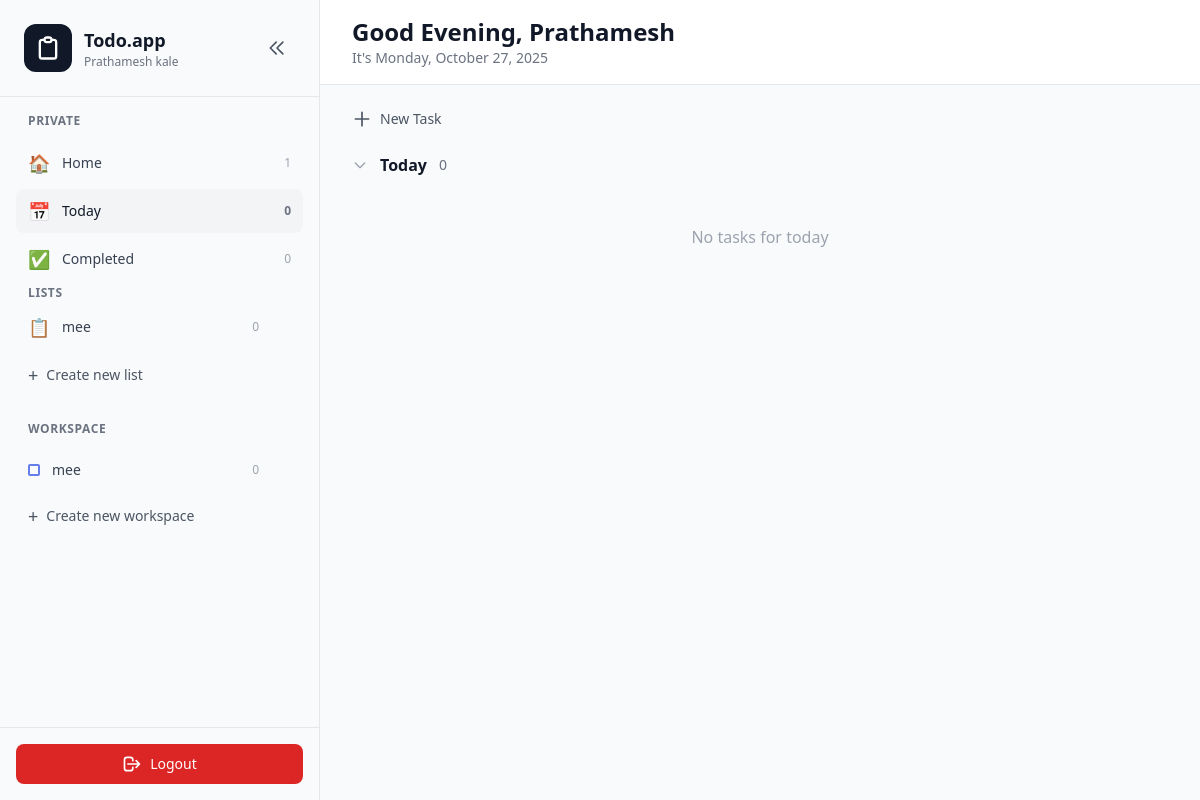
The app's page /today/ (signed in) with its own data.
### core/models.py (models this page shows, shortened)
class TaskList(models.Model):
    user = models.ForeignKey(User, on_delete=models.CASCADE, related_name='task_lists')
    name = models.CharField(max_length=100)
    icon = models.CharField(max_length=50, blank=True, null=True)
    color = models.CharField(max_length=7, default='#667eea')
    created_at = models.DateTimeField(auto_now_add=True)
    class Meta:
        ordering = ['created_at']

class Workspace(models.Model):
    user = models.ForeignKey(User, on_delete=models.CASCADE, related_name='workspaces')
    name = models.CharField(max_length=100)
    color = models.CharField(max_length=7, default='#667eea')
    created_at = models.DateTimeField(auto_now_add=True)
    class Meta:
        ordering = ['created_at']

### core/views.py (the view)
# urls.py: path('today/', views.today_tasks, name='today_tasks'),
@login_required(login_url='login')
def today_tasks(request):
    from datetime import date
    today = date.today()
    all_tasks = Todo.objects.filter(user=request.user)
    today_tasks = all_tasks.filter(due_date=today).order_by('completed', '-priority', 'created_at')
    completed_tasks = all_tasks.filter(completed=True)
    task_lists = TaskList.objects.filter(user=request.user)
    workspaces = Workspace.objects.filter(user=request.user)
    today_tasks_incomplete_count = all_tasks.filter(due_date=today, completed=False).count()
    context = {
        'today_tasks': today_tasks,
        'completed_tasks': completed_tasks,
        'all_tasks': all_tasks,
        'task_lists': task_lists,
        'workspaces': workspaces,
        'today_tasks_count': today_tasks_incomplete_count,
        'completed_tasks_count': completed_tasks.count(),
        'all_tasks_count': all_tasks.filter(completed=False).count(),
        'today_date': today,
    }
    return render(request, 'core/today.html', context)

### templates/core/today.html (shortened to what this page needs)
{% extends 'base.html' %}
{% block content %}
<main class="flex-1 flex flex-col overflow-hidden">
        <header class="bg-white border-b border-gray-200 px-8 py-4">
            <div class="flex items-center justify-between">
                <div>
                    <h1 id="greeting" class="text-2xl font-bold text-gray-900"></h1>
                    <p id="currentDate" class="text-sm text-gray-500"></p>
                </div>
            </div>
        </header>
        <div class="flex-1 overflow-y-auto bg-gray-50 px-8 py-6">
            <div class="mb-6">
                <button id="newTaskBtn" class="flex items-center space-x-2 text-sm text-gray-600 hover:text-gray-900 font-medium">
                    <svg class="w-5 h-5" fill="none" stroke="currentColor" viewBox="0 0 24 24">
                        <path stroke-linecap="round" stroke-linejoin="round" stroke-width="2" d="M12 4v16m8-8H4"></path>
                    </svg>
                    <span>New Task</span>
                </button>
            </div>
            <div class="mb-6">
                <div class="flex items-center space-x-3 mb-4">
                    <button class="text-gray-400 hover:text-gray-600">
                        <svg class="w-4 h-4" fill="none" stroke="currentColor" viewBox="0 0 24 24">
                            <path stroke-linecap="round" stroke-linejoin="round" stroke-width="2" d="M19 9l-7 7-7-7"></path>
                        </svg>
                    </button>
                    <h2 class="text-base font-semibold text-gray-900">Today</h2>
                    <span class="text-sm text-gray-500">{{ today_tasks.count }}</span>
                </div>
                <div class="space-y-2">
                    {% for task in today_tasks %}
                    <div class="group flex items-start space-x-3 bg-white rounded-lg p-4 hover:shadow-sm transition border-l-4" style="border-left-color: {{ task.color }};" data-task-id="{{ task.id }}">
                        <button class="mt-0.5 flex-shrink-0 toggle-task" data-task-id="{{ task.id }}">
                            {% if task.completed %}
                            <div class="w-5 h-5 rounded-full bg-gray-900 flex items-center justify-center">
                                <svg class="w-3 h-3 text-white" fill="none" stroke="currentColor" viewBox="0 0 24 24">
                                    <path stroke-linecap="round" stroke-linejoin="round" stroke-width="3" d="M5 13l4 4L19 7"></path>
                                </svg>
                            </div>
                            {% else %}
                            <div class="w-5 h-5 rounded-full border-2 border-gray-300 hover:border-gray-400 transition"></div>
                            {% endif %}
                        </button>
                        <div class="flex-1 min-w-0">
                            <p class="text-sm {% if task.completed %}text-gray-400 line-through{% else %}text-gray-900{% endif %}">
                                {{ task.title }}
                            </p>
                            {% if task.description %}
                            <p class="text-xs text-gray-500 mt-1">{{ task.description }}</p>
                            {% endif %}
                            {% if task.due_time %}
                            <p class="text-xs text-gray-400 mt-1">🕐 {{ task.due_time|time:"g:i A" }}</p>
                            {% endif %}
                        </div>
                        <button class="edit-task text-gray-400 hover:text-gray-600" data-task-id="{{ task.id }}">
                            <svg class="w-4 h-4" fill="none" stroke="currentColor" viewBox="0 0 24 24">
                                <path stroke-linecap="round" stroke-linejoin="round" stroke-width="2" d="M15.232 5.232l3.536 3.536m-2.036-5.036a2.5 2.5 0 113.536 3.536L6.5 21.036H3v-3.572L16.732 3.732z"></path>
                            </svg>
                        </button>
                        <button class="delete-task text-red-400 hover:text-red-600" data-task-id="{{ task.id }}">
                            <svg class="w-4 h-4" fill="none" stroke="currentColor" viewBox="0 0 24 24">
                                <path stroke-linecap="round" stroke-linejoin="round" stroke-width="2" d="M19 7l-.867 12.142A2 2 0 0116.138 21H7.862a2 2 0 01-1.995-1.858L5 7m5 4v6m4-6v6m1-10V4a1 1 0 00-1-1h-4a1 1 0 00-1 1v3M4 7h16"></path>
                            </svg>
                        </button>
                        {% if task.priority > 0 %}
                        <span class="text-xs px-2 py-1 rounded
                            {% if task.priority == 3 %}bg-red-100 text-red-700
                            {% elif task.priority == 2 %}bg-orange-100 text-orange-700
                            {% elif task.priority == 1 %}bg-yellow-100 text-yellow-700
                            {% else %}bg-gray-100 text-gray-500{% endif %}">
                            {% if task.priority == 3 %}Urgent
                            {% elif task.priority == 2 %}High
                            {% elif task.priority == 1 %}Medium
                            {% else %}Low{% endif %}
                        </span>
                        {% endif %}
                    </div>
                    {% empty %}
                    <div class="text-center py-8 text-gray-400">
                        <p>No tasks for today</p>
                    </div>
                    {% endfor %}
                </div>
            </div>
        </div>
    </main>
{% endblock %}

### templates/base.html (shortened to what this page needs)
<!DOCTYPE html>
<html lang="en">
<head>
    <script src="https://cdn.tailwindcss.com"></script>
</head>
<body class="bg-gray-900 text-white">
    <div class="flex h-screen bg-white overflow-hidden">
        <aside id="sidebar" class="w-80 md:w-80 bg-gray-50 border-r border-gray-200 flex flex-col transition-all duration-300 relative">
            <div class="p-6 border-b border-gray-200 flex items-center justify-between">
                <div class="flex items-center space-x-3 overflow-hidden">
                    <div class="w-12 h-12 bg-gray-900 rounded-xl flex items-center justify-center flex-shrink-0">
                        <svg class="w-7 h-7 text-white" fill="none" stroke="currentColor" viewBox="0 0 24 24">
                            <path stroke-linecap="round" stroke-linejoin="round" stroke-width="2" d="M9 5H7a2 2 0 00-2 2v12a2 2 0 002 2h10a2 2 0 002-2V7a2 2 0 00-2-2h-2M9 5a2 2 0 002 2h2a2 2 0 002-2M9 5a2 2 0 012-2h2a2 2 0 012 2"></path>
                        </svg>
                    </div>
                    <div class="sidebar-text">
                        <h1 class="text-lg font-semibold text-gray-900 whitespace-nowrap">Todo.app</h1>
                        <p class="text-xs text-gray-500 whitespace-nowrap">{{ user.first_name }} {{ user.last_name }}</p>
                    </div>
                </div>
                <button id="toggleSidebar" class="hidden md:block p-2 hover:bg-gray-200 rounded-lg transition flex-shrink-0">
                    <svg id="toggleIcon" class="w-5 h-5 text-gray-600" fill="none" stroke="currentColor" viewBox="0 0 24 24">
                        <path stroke-linecap="round" stroke-linejoin="round" stroke-width="2" d="M11 19l-7-7 7-7m8 14l-7-7 7-7"></path>
                    </svg>
                </button>
            </div>
            <div class="flex-1 overflow-y-auto py-4 px-4">
                <div class="mb-6">
                    <h3 class="sidebar-text text-xs font-semibold text-gray-500 uppercase tracking-wider px-3 mb-3">Private</h3>
                    <nav class="space-y-1">
                        <a href="{% url 'home' %}" class="flex items-center justify-between px-3 py-2 text-sm font-medium {% if request.resolver_match.url_name == 'home' %}bg-gray-100 text-gray-900{% else %}text-gray-700 hover:bg-gray-100{% endif %} rounded-lg transition group">
                            <div class="flex items-center space-x-3">
                                <span class="text-lg sidebar-icon">🏠</span>
                                <span class="sidebar-text">Home</span>
                            </div>
                            <span class="sidebar-count text-xs text-gray-400">{{ all_tasks_count|default:0 }}</span>
                        </a>
                        <a href="{% url 'today_tasks' %}" class="flex items-center justify-between px-3 py-2 text-sm font-medium {% if request.resolver_match.url_name == 'today_tasks' %}bg-gray-100 text-gray-900{% else %}text-gray-700 hover:bg-gray-100{% endif %} rounded-lg transition group">
                            <div class="flex items-center space-x-3">
                                <span class="text-lg sidebar-icon">📅</span>
                                <span class="sidebar-text">Today</span>
                            </div>
                            <span class="sidebar-count text-xs {% if request.resolver_match.url_name == 'today_tasks' %}text-gray-500 font-semibold{% else %}text-gray-400{% endif %}">{{ today_tasks_count|default:0 }}</span>
                        </a>
                        <a href="{% url 'completed_tasks' %}" class="flex items-center justify-between px-3 py-2 text-sm font-medium {% if request.resolver_match.url_name == 'completed_tasks' %}bg-gray-100 text-gray-900{% else %}text-gray-700 hover:bg-gray-100{% endif %} rounded-lg transition group">
                            <div class="flex items-center space-x-3">
                                <span class="text-lg sidebar-icon">✅</span>
                                <span class="sidebar-text">Completed</span>
                            </div>
                            <span class="sidebar-count text-xs text-gray-400">{{ completed_tasks_count|default:0 }}</span>
                        </a>
                    <h3 class="sidebar-text text-xs font-semibold text-gray-500 uppercase tracking-wider px-3 mb-3 ">Lists</h3>
                        {% for task_list in task_lists %}
                        <div class="relative flex items-center justify-between px-3 py-2 text-sm font-medium text-gray-700 rounded-lg hover:bg-gray-100 transition group ">
                            <a href="{% url 'task_list_view' task_list.id %}" class="flex items-center space-x-3 flex-1 min-w-0">
                                <span class="text-lg sidebar-icon flex-shrink-0">{{ task_list.icon|default:"📋" }}</span>
                                <span class="sidebar-text truncate">{{ task_list.name }}</span>
                            </a>
                            <div class="flex items-center gap-2 flex-shrink-0">
                                <span class="sidebar-count text-xs text-gray-400 group-hover:hidden">{{ task_list.tasks.count }}</span>
                                <div class="relative">
                                </div>
                            </div>
                        </div>
                        {% endfor %}
                        <button id="createListBtn" class="flex items-center space-x-2 px-3 py-2 text-sm font-medium text-gray-600 hover:text-gray-900 w-full">
                            <span class="text-lg sidebar-icon">+</span>
                            <span class="sidebar-text">Create new list</span>
                        </button>
                    </nav>
                </div>
                <div>
                    <h3 class="sidebar-text text-xs font-semibold text-gray-500 uppercase tracking-wider px-3 mb-3">Workspace</h3>
                    <nav class="space-y-1">
                        {% for workspace in workspaces %}
                        <div class="relative flex items-center justify-between px-3 py-2 text-sm font-medium text-gray-700 rounded-lg hover:bg-gray-100 transition group ">
                            <a href="{% url 'workspace_view' workspace.id %}" class="flex items-center space-x-3 flex-1 min-w-0">
                                <span class="w-3 h-3 rounded-sm border-2 flex-shrink-0 sidebar-icon" style="border-color: {{ workspace.color }}"></span>
                                <span class="sidebar-text truncate">{{ workspace.name }}</span>
                            </a>
                            <div class="flex items-center gap-2 flex-shrink-0">
                                <span class="sidebar-count text-xs text-gray-400 group-hover:hidden">{{ workspace.tasks.count }}</span>
                                <div class="relative">
                                </div>
                            </div>
                        </div>
                        {% endfor %}
                        <button id="createWorkspaceBtn" class="flex items-center space-x-2 px-3 py-2 text-sm font-medium text-gray-600 hover:text-gray-900 w-full">
                            <span class="text-lg sidebar-icon">+</span>
                            <span class="sidebar-text">Create new workspace</span>
                        </button>
                    </nav>
                </div>
            </div>
            <div class="p-4 border-t border-gray-200">
                <a href="{% url 'logout' %}" class="flex items-center justify-center space-x-2 w-full px-4 py-2.5 text-sm font-medium text-white bg-red-600 hover:bg-red-700 rounded-lg transition">
                    <svg class="w-5 h-5 sidebar-icon" fill="none" stroke="currentColor" viewBox="0 0 24 24">
                        <path stroke-linecap="round" stroke-linejoin="round" stroke-width="2" d="M17 16l4-4m0 0l-4-4m4 4H7m6 4v1a3 3 0 01-3 3H6a3 3 0 01-3-3V7a3 3 0 013-3h4a3 3 0 013 3v1"></path>
                    </svg>
                    <span class="sidebar-text">Logout</span>
                </a>
            </div>
        </aside>
        {% block content %}{% endblock %}
    </div>
</body>
</html>

### records on screen
TaskList: icon "📋", name "mee", tasks.count "0"
Workspace: name "mee", tasks.count "0"

### other values on screen
{{ user.first_name }} "Prathamesh"
{{ user.last_name }} "kale"
{{ all_tasks_count|default:0 }} "1"
{{ today_tasks_count|default:0 }} "0"
{{ completed_tasks_count|default:0 }} "0"
{{ today_tasks.count }} "0"
